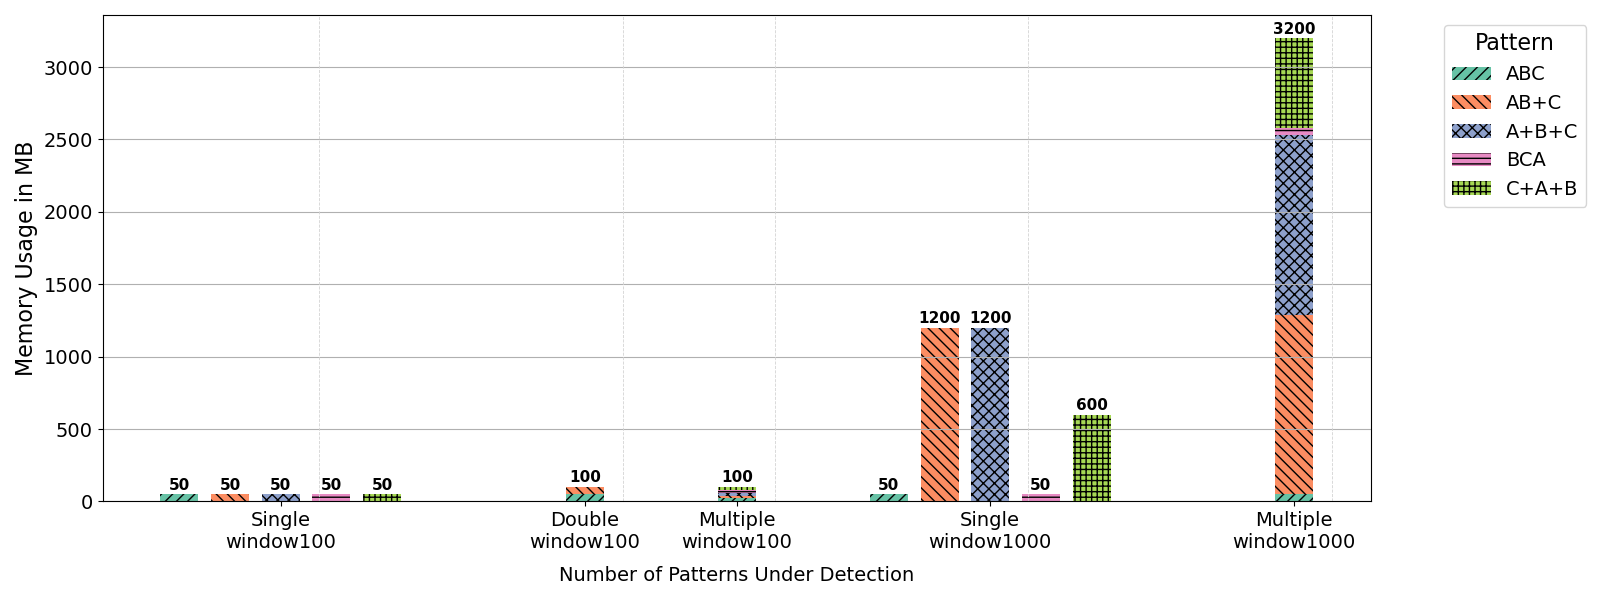

Reproduce this figure in Python.
import pandas as pd
import matplotlib.pyplot as plt
import seaborn as sns


# Patterns and their memory in "single execution"
data = {
    "window_100": {
        "single": {"ABC": 50, "AB+C": 50, "A+B+C": 50, "BCA": 50, "C+A+B": 50},
        "double": {"ABC": 50, "AB+C": 50},
        "multiple": {
    "ABC": 20,
    "AB+C": 20,
    "A+B+C": 20,
    "BCA": 20,
    "C+A+B": 20
}    },
    "window_1000": {
        "single": {"ABC": 50, "AB+C": 1200, "A+B+C": 1200, "BCA": 50, "C+A+B": 600},
        "multiple": {"ABC": 51.61, "AB+C": 1238.71, "A+B+C": 1238.71, "BCA": 51.61, "C+A+B": 619.35 }
    }
}

patterns = ['ABC', 'AB+C', 'A+B+C', 'BCA', 'C+A+B']
colors = {
    'ABC': '#1f77b4',
    'AB+C': '#2ca02c',
    'A+B+C': '#d62728',
    'BCA': '#9467bd',
    'C+A+B': '#8c564b'
}

patterns = ['ABC', 'AB+C', 'A+B+C', 'BCA', 'C+A+B']
colors = dict(zip(patterns, sns.color_palette("Set2", len(patterns))))
hatches = ['///', '\\\\\\', 'xxx', '---', '+++']

fig, ax = plt.subplots(figsize=(16, 6))

# Layout params
bar_width = 0.3
bar_spacing = 0.4
group_spacing = 1.2

x = 0
group_centers = []

for window_name in ['window_100', 'window_1000']:
    config = data[window_name]

    # --- SINGLE ---
    group_start = x
    for i, pattern in enumerate(patterns):
        val = config['single'][pattern]
        ax.bar(x, val, width=bar_width, color=colors[pattern], hatch=hatches[i])
        x += bar_spacing
    center = (group_start + x - bar_spacing) / 2
    group_centers.append((center, f"Single\n{window_name.replace('_', '')}"))


    # --- DOUBLE ---
    if "double" in config:
        x += group_spacing
        double_x = x
        bottom = 0
        total_double = sum(config['double'].values())
        for i, pattern in enumerate(patterns):
            val = config['double'].get(pattern, 0)
            if val > 0:
                pct = val / total_double * 100
                ax.bar(x, pct, bottom=bottom, width=bar_width, color=colors[pattern], hatch=hatches[i])
                bottom += pct
        group_centers.append((double_x, f"Double\n{window_name.replace('_', '')}"))

    # --- MULTIPLE ---
    x += group_spacing
    multi_x = x
    bottom = 0
    for i, pattern in enumerate(patterns):
        val = config['multiple'].get(pattern, 0)
        ax.bar(x, val, bottom=bottom, width=bar_width, color=colors[pattern], hatch=hatches[i])
        bottom += val
    group_centers.append((multi_x, f"Multiple\n{window_name.replace('_', '')}"))

    x += group_spacing  # Move to next window group

# Set x-ticks to group centers only
group_x, group_labels = zip(*group_centers)
ax.set_xticks(group_x)
ax.set_xticklabels(group_labels, rotation=0, fontsize=14)


# Add separators between groups
for gx, _ in group_centers:
    ax.axvline(gx + bar_width / 2 + 0.15, color='lightgray', linestyle='--', linewidth=0.6)

# # Add value labels on bars
# for container in ax.containers:
#     ax.bar_label(container, fmt='%.0f', fontsize=8, padding=2)


# Add total value label on top of each bar group (Double/Multiple only)
plotted_x = set()

for container in ax.containers:
    for bar in container:
        xval = bar.get_x()
        height = bar.get_height()

        # To avoid duplicate labeling, only label once per bar group
        if xval in plotted_x:
            continue

        # Find all bars at this x position (stacked segments)
        total = sum(p.get_height() for c in ax.containers for p in c if p.get_x() == xval)
        if total > 0:
            ax.text(
                xval + bar.get_width() / 2,  # center of bar
                total + 10,                  # just above the bar
                f"{int(round(total))}",     # rounded total
                ha='center',
                va='bottom',
                fontsize=11,
                fontweight='bold'
            )
            plotted_x.add(xval)


# Axis labels and legend
ax.set_ylabel("Memory Usage in MB", fontsize=16)
ax.set_yticklabels(ax.get_yticklabels(), fontsize=14)
ax.set_xlabel(
    "Number of Patterns Under Detection",
    fontsize=14,
    labelpad=10
)
# ax.set_title("Memory Usage for different number of pattern under detection", fontsize=16)

legend_patches = [
    plt.Rectangle((0, 0), 1, 1, facecolor=colors[p], hatch=hatches[i], label=p)
    for i, p in enumerate(patterns)
]
ax.legend(handles=legend_patches, title="Pattern", title_fontsize=16, fontsize=14, bbox_to_anchor=(1.05, 1), loc='upper left')

ax.grid(axis='y')
plt.tight_layout()
plt.savefig("exp6.png")
# plt.show()